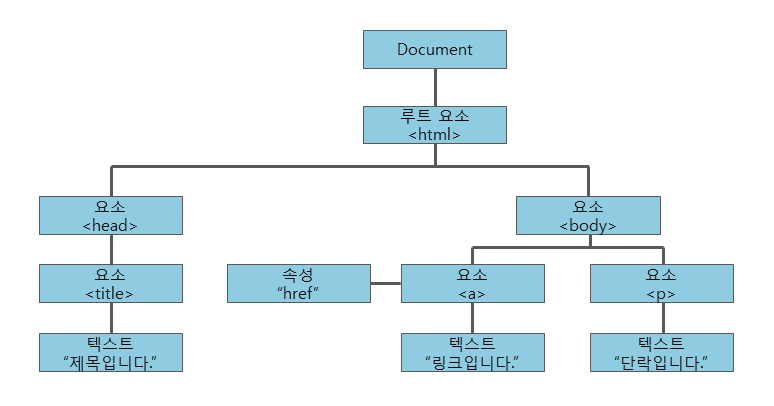
#> input picture Wikibooks - Machine & Deop Learning/img/img_DOM.png, 774 x 406 px, found by its file name
$ jupyter execute --allow-errors '1-2 BeautifulSoup로 스크레이핑하기.ipynb'
#> lines starting #> are read from the running program, lines starting #| are printed output that depends on the picture
## 1) BeuatifulSoup로 스크레이핑하기

### 1-3) BeautifulSoup 기본 사용법

[cell 1]
# 라이브러리 읽어 들이기 ---(※1) : BeautifulSoup 라이브러리를 읽어 들임.
from bs4 import BeautifulSoup

# 분석하고 싶은 HTML ---(※2) : 분석 대상 HTML 지정
html = """
<html><body>
    <h1>스크레이핑이란?</h1>
    <p>웹 페이지를 분석하는 것</p>
    <p>원하는 부분을 추출하는 것</p>
</body></html>
"""

#HTML 분석하기 ---(※3) : BeautifulSoup 인스턴스를 생성,
soup = BeautifulSoup(html, 'html.parser') #첫 번째 매개변수에 html 지정, 두 번째 매개변수에 분석할 분석기(parser)의 종류 지정

# 원하는 부분 추출하기 ---(※4) : 원하는 부분을 추출 (정상적으로 PARSER가 되면 HTML구조 처럼 루트 요소인 <html>에서 마침표를 사용해야한다.)
h1 = soup.html.body.h1
p1 = soup.html.body.p
p2 = p1.next_sibling.next_sibling # next_soibling을 사용하여 첫번째 </p> 뒤에 있는 줄바꿈 또는 공백이 추출된다. 따라서 두 번 사용

# 요소의 글자 출력하기 ---(※5) : string 속성에 접근해서 요소의 글자 부분을 추출
print("h1 = " + h1.string)
print("p = " + p1.string)
print("p = " + p2.string)

### 2-1) id로 요소를 찾는 방법
    html구조를 하나하나 적어나가는 것은 귀찮고 복잡하기 때문에 간단하게 요소를 찾기 위해 사용함.

[cell 2]
from bs4 import BeautifulSoup

html = """
<html><body>
    <h1 id="title">스크레이핑이란?</h1>
    <p id="body">웹 페이지를 분석하는 것</p>
    <p>원하는 부분을 추출하는 것</p>
</body></html>
"""

# HTML 분석하기 ---(※1) : BeautifulSoup 인스턴스를 생성
soup = BeautifulSoup(html, 'html.parser') # 첫 번째 매개변수에 분석하고 싶은 html 지정 두 번째 매개변수에는 분석할 분석기(parser)

# find() 메서드로 원하는 부분 추출하기 ---(※2) : id를 지정해 요소를 추출
title = soup.find(id="title") # find() 메서드에 "id=<값>"형태로 매개변수를 지정
body = soup.find(id="body")

# 텍스트 부분 출력하기
print("#title=" + title.string)
print("#body=" + body.string)

### 2-2) 여러 개의 요소 추출하기 - find_all()메서드

    여러 개의 태그를 한 번에 추출하고 싶을 때는 find_all() 메서드를 사용한다.
        ·<a> 태그 추출
        ·하이퍼링크 태그
        ·href 속성으로 지정

[cell 3]
from bs4 import BeautifulSoup
html = """
<html><body>
<u1>
    <li><a href="http://www.naver.com">naver</a></li>
    <li><a href="http://www.daum.net">daum</a></li>
</u1>
</body></html>
"""

# HTML 분석하기 ---(※1) HTML을 지정해 BeautifulSoup 인스턴스를 생성
soup = BeautifulSoup(html, 'html.parser')

# find_all() 메서드로 추출하기 ---(※2) find_all 메서드를 사용해 모든 <a>태그를 추출
links = soup.find_all("a")

# 링크 목록 출력하기 ---(※3) 추출한 모든 요소를 for 구문으로 반복 처리
for a in links:
    href = a.attrs['href'] #href 속성은 attrs['href]처럼 attrs속성에서 추출
    text = a.string
    print(text, ">", href)

[cell 4]
links

### 2-3) DOM 요소의 속성에 대해

[cell 5]
from PIL import Image
img = Image.open('img_DOM.png') # 이미지 불러오기
#> img is the input picture: PIL image 774x406 P; mean R, G, B 229.7, 240.3, 244
img = img.resize((800,400))
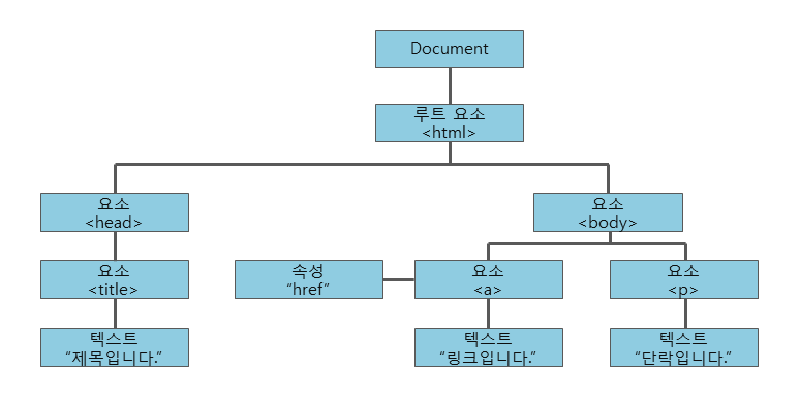
#> img: PIL image 800x400 P; mean R, G, B 229.3, 240.1, 243.9
img

### 3-1) urlopen()과 BeautifuSoup 조합하기

[cell 6]
from bs4 import BeautifulSoup
import urllib.request as req

url = "http://www.kma.go.kr/weather/forecast/mid-term-rss3.jsp"

# urlopen()으로 데이터 가져오기 ---(※1) : urlopen()으로 URL을 열기.
#> (the rest of this cell did not finish here and is left out)

    : RSS에서 XML 데이터를 추출하고 XML의 내용을 출력

### 3-2) CSS 선택자 사용하기

[cell 7]
from PIL import Image
img = Image.open('css.jpg') # 이미지 불러오기
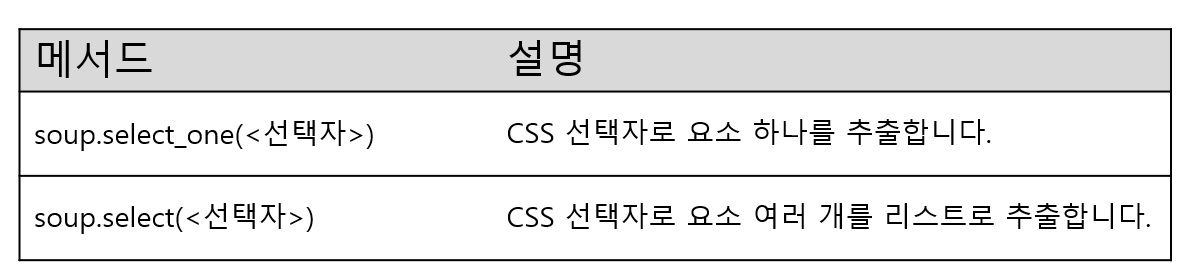
#> input picture Wikibooks - Machine & Deop Learning/img/CSS.jpg, 1188 x 275 px, found by its file name
#> img is the input picture: PIL image 1188x275 RGB; min 0, max 255, mean 230.7
img = img.resize((600,100))
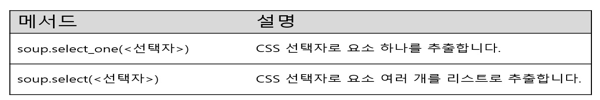
#> img: PIL image 600x100 RGB; min 0, max 255, mean 230.1
img

[cell 8]
from bs4 import BeautifulSoup

# 분석 대상 HTML ---(※1)
html = """
<html><body>
<div id = "meigen">
<h1> 위키북스 도서 </h1>
    <ul class = "items">
        <li> 유니티 게임 이팩트 입문 </li>
        <li> 스위프트로 시작하는 아이폰 앱 개발 교과서 </li>
        <li> 모던 웹사이트 디자인의 정석 </li>
    </ul>
</div>
</body></html>
"""

# HTML 분석하기 ---(※2)
soup = BeautifulSoup(html, 'html.parser')

# 필요한 부분을 CSS 쿼리로 추출하기
# 타이틀 부분 추출하기 ---(※3)
h1 = soup.select_one("div#meigen > h1").string
print("h1=", h1)

# 목록 부분 추출하기 ---(※4)
li_list = soup.select("div#meigen > ul.items > li")
for li in li_list:
    print("li=",li.string)
